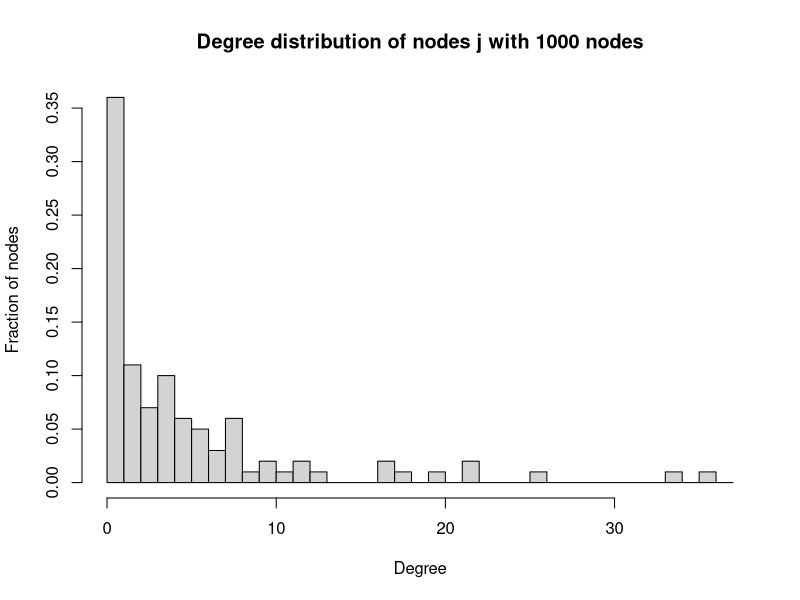
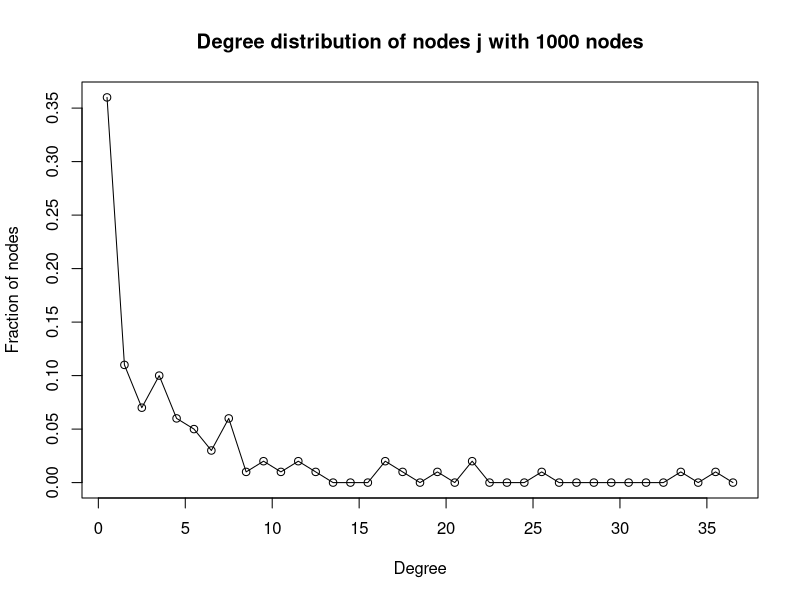

R code for these plots, in order:
# EE 219 Homework 1 Problem 2 d
# Name: Weikun Han, Duzhi Chen
# Date: 4/14/2017
# Reference:
#  - https://google.github.io/styleguide/Rguide.xml#indentation

library(igraph)

# Initial veriables
node <- 1000
iteration <- 100
degree <- numeric()

# Create number of ieration undirected random networks
for (i in 1:iteration) {

    # Create the undirected random network,
    # whose degree distribution is proportional to x^(-3)
    graph = barabasi.game(node, directed = FALSE)

    # Randomly pick a node i, and then randomly pick a neighbor j of that node
    i = sample(1:node, 1)
    x = neighborhood(graph, 1, i)
    y = c(x[[1]][-1])
    j = sample(y, 1)
    degree = c(degree, degree(graph, j))
}

# Plot information
h <- hist(degree,
          breaks = seq(from = 0, to = max(degree) + 1, by = 1),
          freq = FALSE,
          main = "Degree distribution of nodes j with 1000 nodes",
          ylab = "Fraction of nodes",
          xlab = "Degree")
plot(data.frame(x = h$mids, y = h$density),
     type = "o",
     main = "Degree distribution of nodes j with 1000 nodes",
     ylab = "Fraction of nodes",
     xlab = "Degree")
